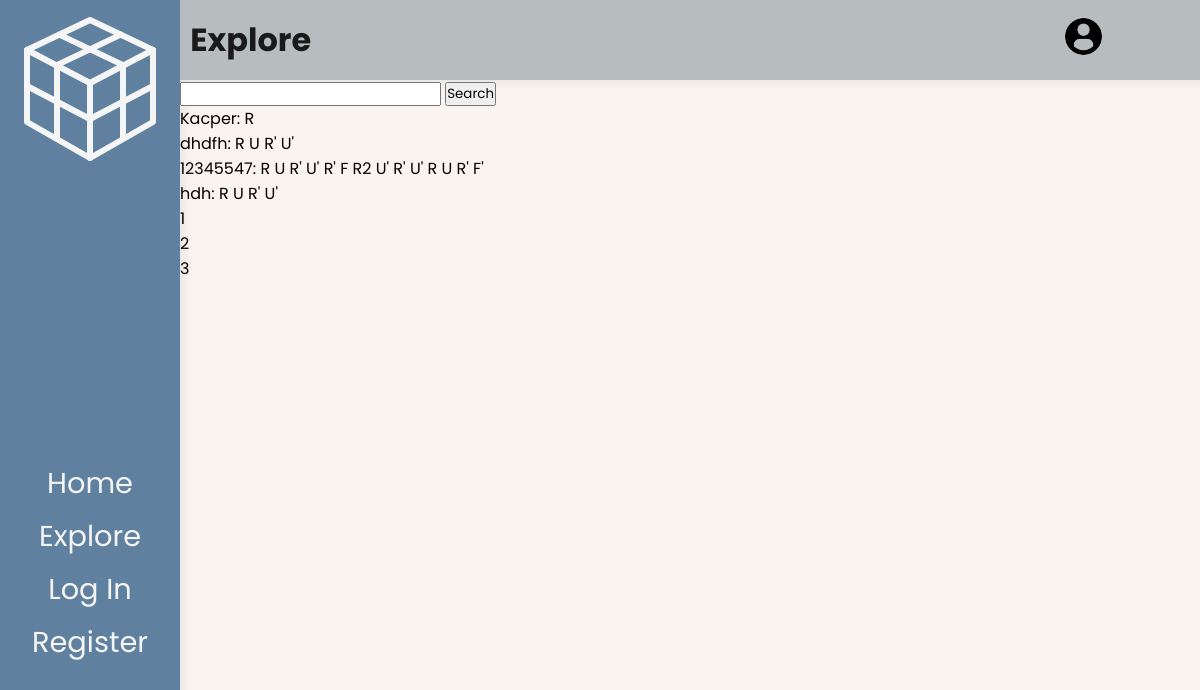
/solves/explore/?page=3, run on an earlier commit of the app's database.
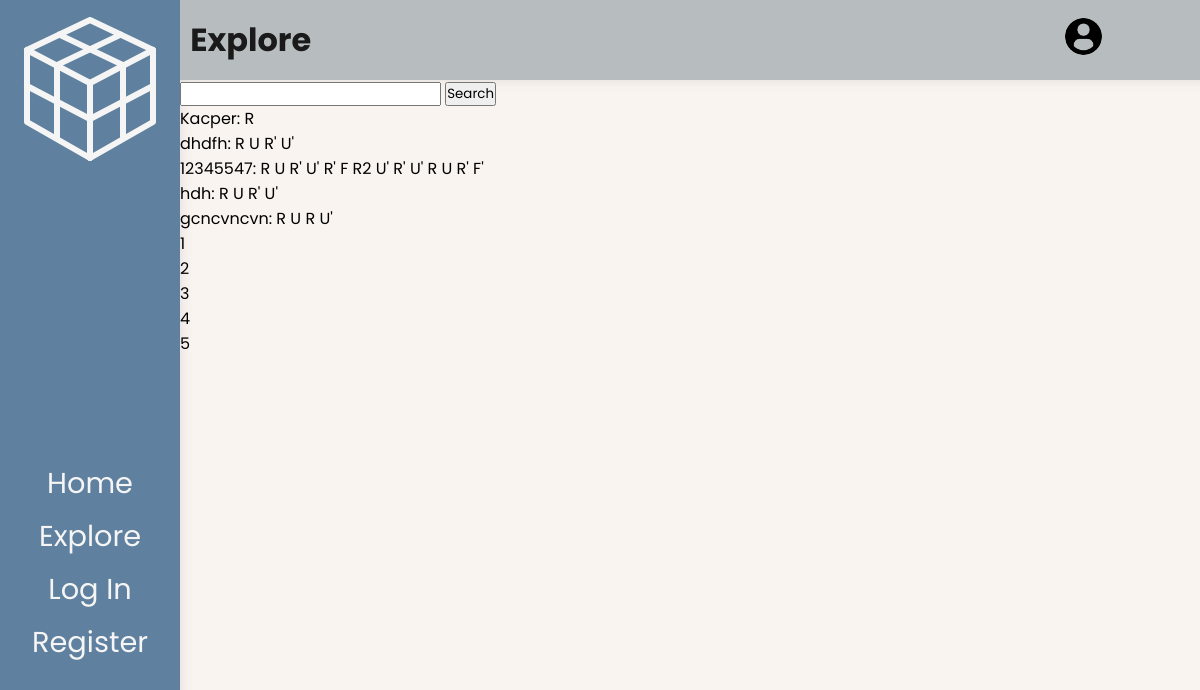
And on a later commit of the database.
### algorithms/models.py (models this page shows, shortened)
class Algorithm(models.Model):
    id = models.UUIDField(default=uuid.uuid4, unique=True, primary_key=True, editable=False)
    date_added = models.DateTimeField(auto_now_add=True)
    owner = models.ForeignKey(Profile, null=True, blank=True, on_delete=models.CASCADE)
    name = models.CharField(max_length=200)
    description = models.TextField(null=True, blank=True)
    content = models.TextField(max_length=1000, null=False, validators=[
        RegexValidator(
            regex = r"^( |\n|//[^\n]*)*([RLUDFBMESrludfbxyz]{1}([2]|[']|2')?( |\n|//[^\n]*)+)*([RLUDFBMESrludfbxyz]{1}([2]|[']|2')?( |\n|//[^\n]*)*){1}$",
            message = "Invalid alogrithm.",
            code = "invalid_algorithm",
            flags = M
        )
    ])
    tags = models.ManyToManyField("Tag", blank=True, related_name="algs")
    cube_state = models.CharField(editable=False, max_length=54, default="wwwwwwwwwyyyyyyyyyrrrrrrrrrooooooooogggggggggbbbbbbbbb")
    image = models.ImageField(editable=False, null=True, blank=True, upload_to="algorithms/", default="algorithms/default.svg")
    users_hearts = models.ManyToManyField(Profile, blank=True, related_name="hearted_algs")
    users_saved = models.ManyToManyField(Profile, blank=True, related_name="saved_algs")
    heart_count = models.IntegerField(default=0, blank=True, null=True)
    saved_count = models.IntegerField(default=0, blank=True, null=True)

### algorithms/views.py (the view)
# urls.py: path('solves/explore/', views.getExplore, name="explore-algs"),
def getExplore(request):
    allAlgs = Algorithm.objects.all()
    algs, tags_query = getAlgsByTag(request, allAlgs)
    algs, search_query = searchAlgs(algs, request)
    algs, custom_range = paginateAlgs(request, algs)
    tags_url = f'&tags={tags_query}' if tags_query != '' else ''
    search_url = f'&search_query={search_query}' if search_query != '' else ''
    curr_queries = tags_url + search_url
    curr_url = reverse('explore-algs')
    context = {
            'title' : 'Explore',
            'algs' : algs,
            'search_query' : search_query,
            'tags_query' : tags_query,
            'custom_range' : custom_range,
            'curr_queries' : curr_queries,
            'curr_url' : curr_url,
    }
    return render(request, 'algorithms/explore.html', context)

### algorithms/utils.py (called while the page is built, shortened)
def getAlgsByTag(request, algs):
    if not request.GET.get('tags'):
        return algs, ''

def searchAlgs(filtered_algs, request):
    search_query = ''
    if request.GET.get('search_query'):
        search_query = request.GET.get('search_query')
    algs = filtered_algs.distinct().filter(Q(name__icontains=search_query) | Q(description__icontains=search_query))
    return algs, search_query

### algorithms/templates/algorithms/explore.html
{% extends 'main.html' %}
{% block content %}
<div id="explore-content">
    {% include 'algorithms/searchbar.html' with curr_url=curr_url search_query=search_query %}
    <div id="explore-list">
        {% for alg in algs %}
            <div class="explore-alg-card">
                {{alg.name}}:
                {{alg.content}}
            </div>
        {% endfor %}
    </div>
    {% include 'algorithms/page-controls.html' with custom_range=custom_range curr_url=curr_url %}
</div>
{% endblock content %}

What changed in the data, as far as the page shows it:
added Algorithm: name "gcncvncvn", content "R U R U'"
Also different on the page:
new list line: "4"
new list line: "5"
